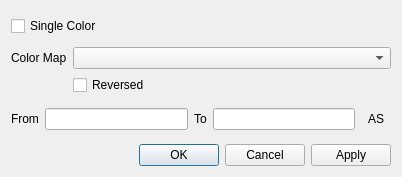
<?xml version="1.0" encoding="UTF-8"?>
<ui version="4.0">
 <class>Dialog</class>
 <widget class="QDialog" name="Dialog">
  <property name="geometry">
   <rect>
    <x>0</x>
    <y>0</y>
    <width>402</width>
    <height>177</height>
   </rect>
  </property>
  <property name="windowTitle">
   <string>Dialog</string>
  </property>
  <layout class="QGridLayout" name="gridLayout_2">
   <item row="0" column="0">
    <widget class="QCheckBox" name="checkbox_single_color">
     <property name="sizePolicy">
      <sizepolicy hsizetype="Maximum" vsizetype="Fixed">
       <horstretch>0</horstretch>
       <verstretch>0</verstretch>
      </sizepolicy>
     </property>
     <property name="text">
      <string>Single Color</string>
     </property>
    </widget>
   </item>
   <item row="0" column="2">
    <spacer name="horizontalSpacer">
     <property name="orientation">
      <enum>Qt::Horizontal</enum>
     </property>
     <property name="sizeHint" stdset="0">
      <size>
       <width>40</width>
       <height>20</height>
      </size>
     </property>
    </spacer>
   </item>
   <item row="1" column="0" colspan="3">
    <widget class="QWidget" name="widget_color_map" native="true">
     <layout class="QGridLayout" name="gridLayout">
      <property name="margin">
       <number>0</number>
      </property>
      <item row="7" column="0" colspan="2">
       <widget class="QWidget" name="widget" native="true">
        <layout class="QGridLayout" name="gridLayout_3">
         <property name="margin">
          <number>0</number>
         </property>
         <item row="0" column="0">
          <widget class="QLabel" name="label_2">
           <property name="text">
            <string>From</string>
           </property>
          </widget>
         </item>
         <item row="0" column="1">
          <widget class="LineEdit" name="lineedit_from"/>
         </item>
         <item row="0" column="2">
          <widget class="QLabel" name="label_3">
           <property name="text">
            <string>To</string>
           </property>
          </widget>
         </item>
         <item row="0" column="3">
          <widget class="LineEdit" name="lineedit_to"/>
         </item>
         <item row="0" column="4">
          <widget class="QToolButton" name="toolbutton_auto_scale">
           <property name="toolTip">
            <string>Auto Scale</string>
           </property>
           <property name="text">
            <string>AS</string>
           </property>
           <property name="autoRaise">
            <bool>true</bool>
           </property>
          </widget>
         </item>
        </layout>
       </widget>
      </item>
      <item row="2" column="1">
       <widget class="QCheckBox" name="checkbox_reversed">
        <property name="text">
         <string>Reversed</string>
        </property>
       </widget>
      </item>
      <item row="1" column="1">
       <widget class="QComboBox" name="combobox_color_map">
        <property name="sizePolicy">
         <sizepolicy hsizetype="Expanding" vsizetype="Fixed">
          <horstretch>0</horstretch>
          <verstretch>0</verstretch>
         </sizepolicy>
        </property>
        <property name="iconSize">
         <size>
          <width>100</width>
          <height>25</height>
         </size>
        </property>
       </widget>
      </item>
      <item row="1" column="0">
       <widget class="QLabel" name="label">
        <property name="sizePolicy">
         <sizepolicy hsizetype="Maximum" vsizetype="Preferred">
          <horstretch>0</horstretch>
          <verstretch>0</verstretch>
         </sizepolicy>
        </property>
        <property name="text">
         <string>Color Map</string>
        </property>
       </widget>
      </item>
     </layout>
    </widget>
   </item>
   <item row="0" column="1">
    <widget class="QToolButton" name="toolbutton_select_color">
     <property name="minimumSize">
      <size>
       <width>30</width>
       <height>30</height>
      </size>
     </property>
     <property name="text">
      <string/>
     </property>
     <property name="autoRaise">
      <bool>true</bool>
     </property>
    </widget>
   </item>
   <item row="2" column="0" colspan="3">
    <widget class="QDialogButtonBox" name="buttonBox">
     <property name="orientation">
      <enum>Qt::Horizontal</enum>
     </property>
     <property name="standardButtons">
      <set>QDialogButtonBox::Apply|QDialogButtonBox::Cancel|QDialogButtonBox::Ok</set>
     </property>
    </widget>
   </item>
  </layout>
 </widget>
 <customwidgets>
  <customwidget>
   <class>LineEdit</class>
   <extends>QLineEdit</extends>
   <header>mfixgui.widgets.base</header>
  </customwidget>
 </customwidgets>
 <resources/>
 <connections>
  <connection>
   <sender>buttonBox</sender>
   <signal>accepted()</signal>
   <receiver>Dialog</receiver>
   <slot>accept()</slot>
   <hints>
    <hint type="sourcelabel">
     <x>237</x>
     <y>152</y>
    </hint>
    <hint type="destinationlabel">
     <x>157</x>
     <y>185</y>
    </hint>
   </hints>
  </connection>
  <connection>
   <sender>buttonBox</sender>
   <signal>rejected()</signal>
   <receiver>Dialog</receiver>
   <slot>reject()</slot>
   <hints>
    <hint type="sourcelabel">
     <x>305</x>
     <y>158</y>
    </hint>
    <hint type="destinationlabel">
     <x>286</x>
     <y>185</y>
    </hint>
   </hints>
  </connection>
  <connection>
   <sender>checkbox_single_color</sender>
   <signal>clicked(bool)</signal>
   <receiver>widget_color_map</receiver>
   <slot>setDisabled(bool)</slot>
   <hints>
    <hint type="sourcelabel">
     <x>29</x>
     <y>20</y>
    </hint>
    <hint type="destinationlabel">
     <x>225</x>
     <y>136</y>
    </hint>
   </hints>
  </connection>
 </connections>
</ui>
